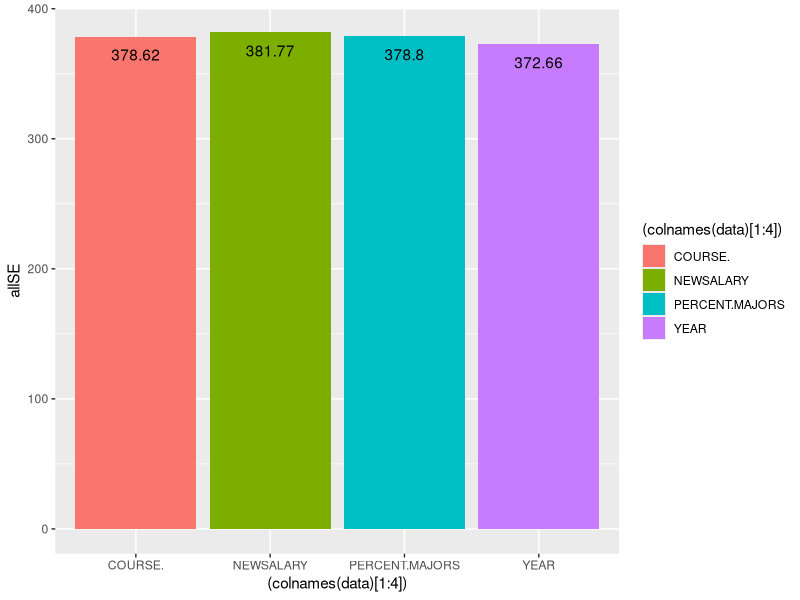
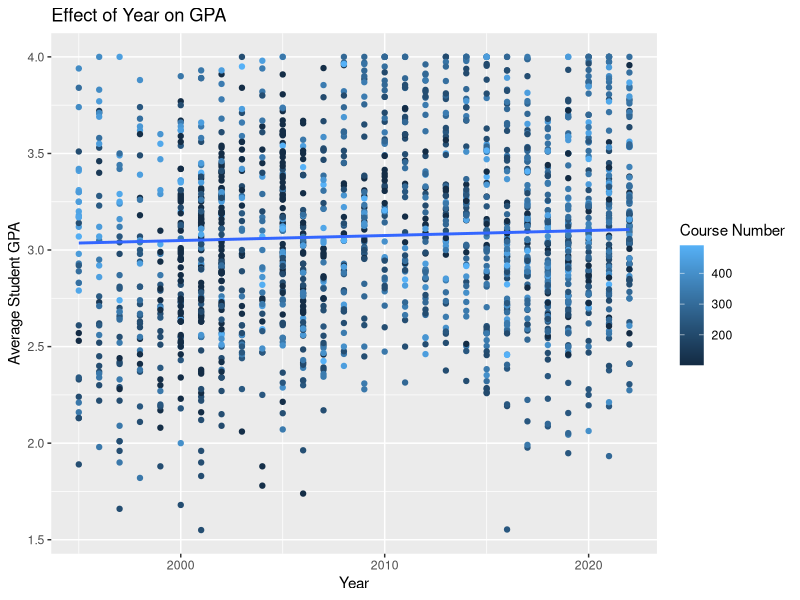
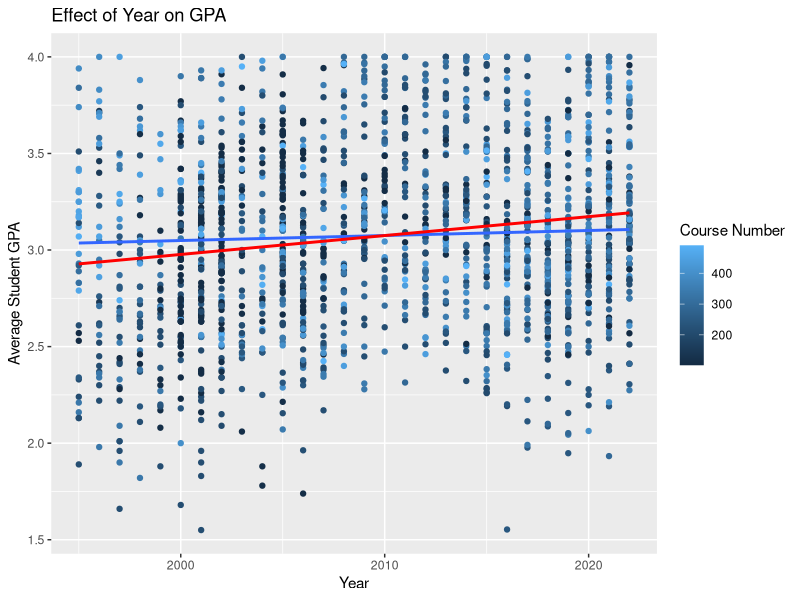
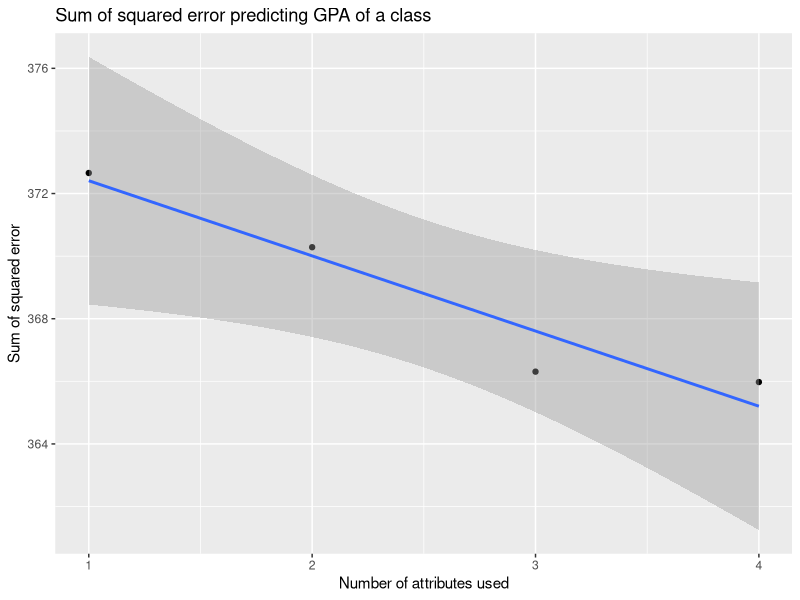

The R source for these figures, in order:
data<-read.csv("data-with-inflation.csv",stringsAsFactors = TRUE)
library(ggplot2)
library(dplyr)

## Data cleaning Nela did:
# dont care about career and thesis courses
data<-data%>%filter(LETTER!="Y"&LETTER!="G")
# only undergrad
data<-data%>%filter(COURSE.<500)

## More Data cleaning
# Select only important columns
data = data[,c("YEAR", "COURSE.", "PERCENT.MAJORS", "NEWSALARY", "AVG.SECT.GPA")]

# Only use if you want to put the course numbers into bins
#data["COURSE."] = floor(data["COURSE."] / 100)

# Test linear model with each of the variables for the best model
allSE = rep(0, 4)
for(i in 1:(length(data[1,])-1)){
  d = cbind(rep(1,length(data[,1])), data[,i])
  a = solve(t(d) %*% d, t(d) %*% data[,length(data)])
  yhat = d %*% a
  error = data[,5] - yhat
  se = sum(error ^ 2)
  allSE[i] = se
  print(paste("Squared Error for", colnames(data)[i], "is", round(se, 3)))
}

# Printing out the order of how good the predictors were
ordered = order(allSE)
print(paste("The best predictor for GPA is", colnames(data)[ordered[1]], "with squared error", allSE[ordered[1]]))
print(paste("The second best predictor for GPA is", colnames(data)[ordered[2]], "with squared error", allSE[ordered[2]]))
print(paste("The third best predictor for GPA is", colnames(data)[ordered[3]], "with squared error", allSE[ordered[3]]))
print(paste("The worst predictor for GPA is", colnames(data)[ordered[4]], "with squared error", allSE[ordered[4]]))

# Bar chart of the SSE for the single variable regression
# Not used in paper or presentation
ggplot() +
  geom_bar(aes(x = (colnames(data)[1:4]), y = allSE, fill = (colnames(data)[1:4])), stat = "identity") + 
  geom_text(aes(x = (colnames(data)[1:4]), y = allSE, label = round(allSE, 2)), vjust = 2)

# Test linear model for 2nd best predictor
# Not important because the one below does the same thing but better
# Only used if you want to do the 2-variable graph because the one below
#     isn't set up to calculate yhat2 or the equation
for(i in 1:4){
  if(i != 1){
    d = cbind(rep(1,length(data[,1])), data[,i], data[,1])
    a = solve(t(d) %*% d, t(d) %*% data[,length(data)])
    yhat2 = d %*% a
    error = data[,5] - yhat2
    se = sum(error ^ 2)
    print(paste("Squared Error for year and", colnames(data)[i], "is", round(se, 3)))
  }
}

print("Second best predictor combined with year is course number")
print(paste("The linear model for the effect of year and course number on GPA is ",
            round(a[1], 7)," + ", round(a[2], 7),"[COURSE.] + ", round(a[3], 7), "[YEAR]", sep = ""))

# Not using this plot- ggplot is just better
#plot(data[,"COURSE."], data[,"AVG.SECT.GPA"])
#lines(sort(data[,"COURSE."]), sort(yhat2))

# Creating the ggplot of the linear relationship between GPA and year
#     (with course number as the color)
ggplot() +
  geom_point(data = data, aes(x = data[,"YEAR"], y = data[,"AVG.SECT.GPA"], color = data[,"COURSE."])) +
  geom_smooth(aes(x = sort(data[,"YEAR"]), y = sort(yhat)), method = "lm") +
  labs(color = "Course Number", title = "Effect of Year on GPA", x = "Year",
       y = "Average Student GPA")

# Linear relationship with both year and course number considered
ggplot() +
  geom_point(data = data, aes(x = data[,"YEAR"], y = data[,"AVG.SECT.GPA"], color = data[,"COURSE."])) +
  geom_smooth(aes(x = sort(data[,"YEAR"]), y = sort(yhat)), method = "lm") +
  geom_smooth(aes(x = sort(data[,"YEAR"]), y = sort(yhat2)), method = "lm", color = "red") +
  labs(color = "Course Number", title = "Effect of Year on GPA", x = "Year",
       y = "Average Student GPA")

# Finding the graph of the SSE as the number of attributes used increases
bestSSE = rep(0,4)
n = length(data[,1])
ncol = length(data) - 1
used = rep(0, (n-1))
prev = rep(1,length(data[,1]))
for(j in 1:ncol){
  allSE = rep(0, 4)
  for(i in 1:ncol){
    if(sum(used == i) == 0){
      d = cbind(prev, data[,i])
      a = solve(t(d) %*% d, t(d) %*% data[,length(data)])
      yhat = d %*% a
      error = data[,5] - yhat
      se = sum(error ^ 2)
      allSE[i] = se
      print(paste("Squared Error for", colnames(data)[i], "is", round(se, 3)))
    }
  }
  o = order(allSE)
  used[j] = o[j]
  prev = cbind(prev, data[,o[j]])
  bestSSE[j] = allSE[o[j]]
  print(paste("Attribute",j, "is", colnames(data)[o[j]]))
}
print(bestSSE)

# The graph of the change in SSE as more attributes are added
ggplot() +
  geom_point(aes(x = 1:4, y = bestSSE)) + 
  geom_smooth(aes(x = 1:4, y = bestSSE), method = "lm") + 
   xlab("Number of attributes used") +
  ylab("Sum of squared error") + 
  ggtitle("Sum of squared error predicting GPA of a class")



